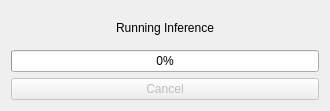
<?xml version="1.0" encoding="UTF-8"?>
<ui version="4.0">
 <class>Dialog</class>
 <widget class="QDialog" name="Dialog">
  <property name="geometry">
   <rect>
    <x>0</x>
    <y>0</y>
    <width>330</width>
    <height>111</height>
   </rect>
  </property>
  <property name="maximumSize">
   <size>
    <width>16777215</width>
    <height>120</height>
   </size>
  </property>
  <property name="windowTitle">
   <string>Dialog</string>
  </property>
  <layout class="QVBoxLayout" name="verticalLayout" stretch="0,1,0">
   <item>
    <widget class="QLabel" name="label">
     <property name="text">
      <string>Running Inference</string>
     </property>
     <property name="alignment">
      <set>Qt::AlignCenter</set>
     </property>
    </widget>
   </item>
   <item>
    <widget class="QProgressBar" name="progress_bar">
     <property name="value">
      <number>0</number>
     </property>
    </widget>
   </item>
   <item>
    <widget class="QPushButton" name="cancel_button">
     <property name="enabled">
      <bool>false</bool>
     </property>
     <property name="text">
      <string>Cancel</string>
     </property>
    </widget>
   </item>
  </layout>
 </widget>
 <resources/>
 <connections/>
</ui>
